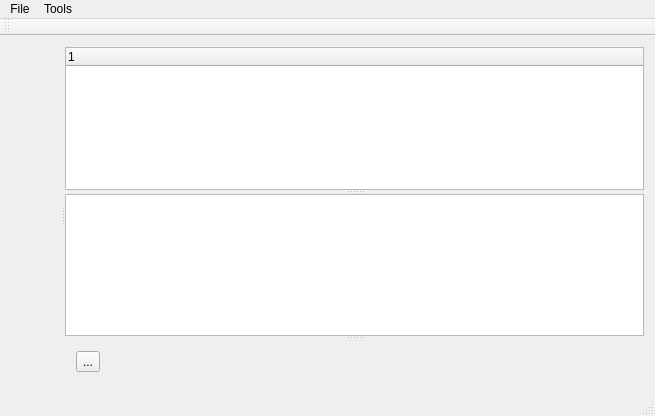
<?xml version="1.0" encoding="UTF-8"?>
<ui version="4.0">
 <class>MainWindow</class>
 <widget class="QMainWindow" name="MainWindow">
  <property name="geometry">
   <rect>
    <x>0</x>
    <y>0</y>
    <width>655</width>
    <height>416</height>
   </rect>
  </property>
  <property name="windowTitle">
   <string>MainWindow</string>
  </property>
  <widget class="QWidget" name="centralWidget">
   <layout class="QHBoxLayout" name="horizontalLayout">
    <item>
     <widget class="QSplitter" name="splitter_2">
      <property name="orientation">
       <enum>Qt::Horizontal</enum>
      </property>
      <widget class="QWidget" name="layoutWidget">
       <layout class="QVBoxLayout" name="layout3d"/>
      </widget>
      <widget class="QSplitter" name="splitter">
       <property name="orientation">
        <enum>Qt::Vertical</enum>
       </property>
       <widget class="QTreeWidget" name="treeWidget">
        <property name="sizePolicy">
         <sizepolicy hsizetype="Minimum" vsizetype="Expanding">
          <horstretch>0</horstretch>
          <verstretch>0</verstretch>
         </sizepolicy>
        </property>
        <property name="minimumSize">
         <size>
          <width>200</width>
          <height>0</height>
         </size>
        </property>
        <column>
         <property name="text">
          <string notr="true">1</string>
         </property>
        </column>
       </widget>
       <widget class="QTableWidget" name="tableWidget"/>
       <widget class="QWidget" name="horizontalLayoutWidget">
        <layout class="QHBoxLayout" name="horizontalLayout_2">
         <property name="spacing">
          <number>0</number>
         </property>
         <item>
          <widget class="QToolButton" name="toolButton">
           <property name="text">
            <string>...</string>
           </property>
          </widget>
         </item>
         <item>
          <spacer name="horizontalSpacer">
           <property name="orientation">
            <enum>Qt::Horizontal</enum>
           </property>
           <property name="sizeHint" stdset="0">
            <size>
             <width>40</width>
             <height>20</height>
            </size>
           </property>
          </spacer>
         </item>
        </layout>
       </widget>
      </widget>
     </widget>
    </item>
   </layout>
  </widget>
  <widget class="QMenuBar" name="menuBar">
   <property name="geometry">
    <rect>
     <x>0</x>
     <y>0</y>
     <width>655</width>
     <height>25</height>
    </rect>
   </property>
   <widget class="QMenu" name="menuFile">
    <property name="title">
     <string>File</string>
    </property>
    <addaction name="actionOpen"/>
    <addaction name="actionSave"/>
   </widget>
   <widget class="QMenu" name="menuTools">
    <property name="title">
     <string>Tools</string>
    </property>
    <addaction name="actionEdit_Filter_Chain"/>
   </widget>
   <addaction name="menuFile"/>
   <addaction name="menuTools"/>
  </widget>
  <widget class="QToolBar" name="mainToolBar">
   <attribute name="toolBarArea">
    <enum>TopToolBarArea</enum>
   </attribute>
   <attribute name="toolBarBreak">
    <bool>false</bool>
   </attribute>
  </widget>
  <widget class="QStatusBar" name="statusBar"/>
  <action name="actionOpen">
   <property name="text">
    <string>Open...</string>
   </property>
  </action>
  <action name="actionSave">
   <property name="text">
    <string>Save...</string>
   </property>
  </action>
  <action name="actionEdit_Filter_Chain">
   <property name="text">
    <string>Edit Filter Chain...</string>
   </property>
  </action>
 </widget>
 <layoutdefault spacing="6" margin="11"/>
 <resources/>
 <connections/>
</ui>
